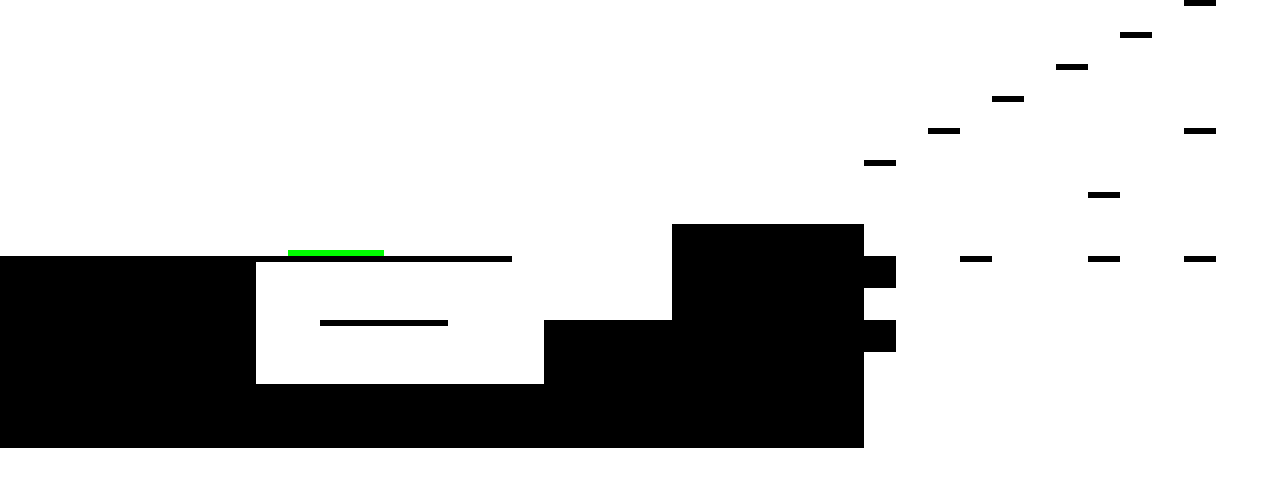

Rendered tile map (Tiled .tmx) drawn with the repository's tilesets; below, a short description and the map source with its tile grids summarised:
An orthogonal 40x15 tile map with 32x32 px tiles, 1 tile layer (solid), 1 hidden layer not drawn, 2 tilesets and 7 objects (4x blueAcidEntity, heroEntity, redAcidEntity, greenAcidEntity).

<map version="1.0" orientation="orthogonal" width="40" height="15" tilewidth="32" tileheight="32" backgroundcolor="#ffffff">
 <tileset firstgid="1" name="tileset" tilewidth="32" tileheight="32">
  <image source="../tileset/tileset.png" width="640" height="320" />
 </tileset>
 <tileset firstgid="201" name="metatiles32x32" tilewidth="32" tileheight="32">
  <image source="../tileset/metatiles32x32.png" width="160" height="32" />
  <tile id="0">
   <properties>
    <property name="type" value="solid" />
   </properties>
  </tile>
  <tile id="1">
   <properties>
    <property name="type" value="platform" />
   </properties>
  </tile>
 </tileset>
 <layer name="solid" width="40" height="15">
  <data>[600 cells, 152 non-empty, 3 distinct tile ids]</data>
 </layer>
 <layer name="collision" width="40" height="15" visible="0">
  <data>[600 cells, 74 non-empty, 2 distinct tile ids]</data>
 </layer>
 <objectgroup name="Enemies" width="40" height="15" />
 <objectgroup name="Hero" width="40" height="15">
  <object name="heroEntity" x="704" y="160" width="32" height="64">
   <properties>
    <property name="image" value="black_hero" />
    <property name="spritewidth" value="32" />
   </properties>
  </object>
 </objectgroup>
 <objectgroup name="Objects" width="40" height="15">
  <object name="redAcidEntity" x="32" y="224" width="32" height="32">
   <properties>
    <property name="image" value="redAcid" />
    <property name="spritewidth" value="32" />
   </properties>
  </object>
  <object name="greenAcidEntity" x="224" y="224" width="32" height="32">
   <properties>
    <property name="image" value="greenAcid" />
    <property name="spritewidth" value="32" />
   </properties>
  </object>
  <object name="blueAcidEntity" x="480" y="224" width="32" height="32">
   <properties>
    <property name="image" value="blueAcid" />
    <property name="spritewidth" value="32" />
   </properties>
  </object>
  <object name="blueAcidEntity" x="448" y="224" width="32" height="32">
   <properties>
    <property name="image" value="blueAcid" />
    <property name="spritewidth" value="32" />
   </properties>
  </object>
  <object name="blueAcidEntity" x="416" y="224" width="32" height="32">
   <properties>
    <property name="image" value="blueAcid" />
    <property name="spritewidth" value="32" />
   </properties>
  </object>
  <object name="blueAcidEntity" x="128" y="224" width="32" height="32">
   <properties>
    <property name="image" value="blueAcid" />
    <property name="spritewidth" value="32" />
   </properties>
  </object>
 </objectgroup>
</map>
